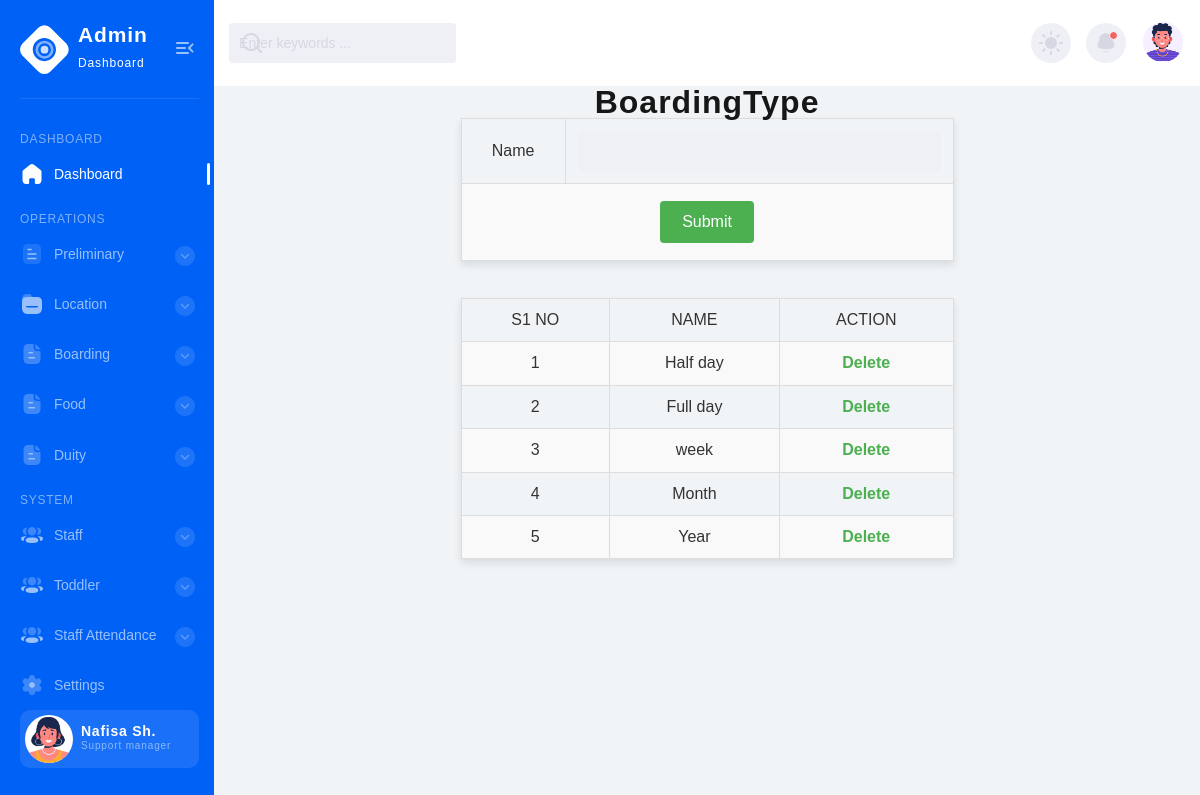
Page /Project/Admin/Boardingtype.php on the committed database.
### tables this page shows
CREATE TABLE `tbl_boardingtype` (
  `boardingtype_id` int(11) NOT NULL,
  `boardingtype_name` varchar(50) NOT NULL
);

### Project/Admin/Boardingtype.php (the view, shortened to what this page needs)
<?php include("Head.php") ?>
<?php
include("../Assets/Connection/Connection.php");
?>
<!DOCTYPE html PUBLIC "-//W3C//DTD XHTML 1.0 Transitional//EN" "http://www.w3.org/TR/xhtml1/DTD/xhtml1-transitional.dtd">
<html xmlns="http://www.w3.org/1999/xhtml">
<head>
</head>
<body>
<form id="form1" name="form1" method="post" action="">
<h1 align="center">BoardingType</h1>
  <table colspan="2" align="center" border="1">
    <tr>
      <td>Name</td>
      <td><label for="txt_name"></label>
      <input type="text" name="txt_name" id="txt_name" /></td>
    </tr>
    <tr>
    <td colspan="2" align="center">
    <input type="submit" name="btn_submit" id="btn_submit" value="Submit" /></td>
    </tr>
  </table>
    <br />
  <br />
  <table  border="1" cols="2" align="center">
    <tr>
      <td>S1 NO</td>
      <td>NAME</td>
      <td> ACTION</td>
    </tr>
    <?php
	$i=0;
	$selQry ="select* from tbl_boardingtype";
	$result = $con -> query ($selQry);
	while($data = $result -> fetch_assoc())
	{
		$i++
		?>
    <tr>
      <td><?php echo $i ?></td>
      <td><?php echo $data['boardingtype_name'] ?></td>
      <td><a href="Boardingtype.php?did=<?php echo $data['boardingtype_id'] ?>" class="a">Delete</a></td>
    </tr>
    <?php
	}
	?>
  </table>
</form>
</body>
</html>
<?php include("Foot.php") ?>

### Project/Admin/Boardingtype.php (style rules this page uses)
body { font-family: Arial, sans-serif; background-color: #f0f4f7; color: #333; }
table { width: 50%; margin: 0 auto; border-collapse: collapse; box-shadow: 0 4px 8px rgba(0, 0, 0, 0.1); }
table, th, td { border: 1px solid #ddd; padding: 12px; text-align: center; }
tr:nth-child(even) { background-color: #f9f9f9; }
input[type="text"], input[type="hidden"] { width: 100%; padding: 8px; border: 1px solid #ccc; border-radius: 4px; box-sizing: border-box; }
input[type="submit"] { background-color: #4CAF50; color: white; border: none; padding: 10px 20px; cursor: pointer; border-radius: 4px; margin: 5px; }
.a { color: #4CAF50; text-decoration: none; font-weight: bold; }

### rows in the picture
tbl_boardingtype: boardingtype_name "Half day"
tbl_boardingtype: boardingtype_name "Full day"
tbl_boardingtype: boardingtype_name "week"
tbl_boardingtype: boardingtype_name "Month"
tbl_boardingtype: boardingtype_name "Year"
